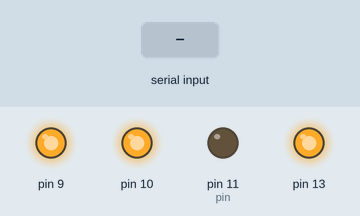
This sketch was run on a simulated Arduino Uno, built with avr-gcc and run on an emulated ATmega328P. Shown: output pins drawn as LEDs (lit = HIGH). The inputs (shaded band) are chosen by the test bench. What the sketch prints to the serial monitor is not drawn.

Above: at 1.2 s.
1.3 s: "1" received over Serial
At 1.94 s:
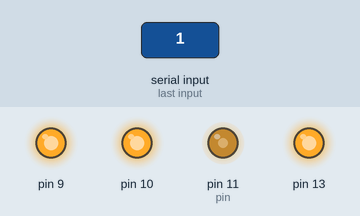
Timing chart, 0 to 10.3 s (numbered marks = the images above; inputs shaded):
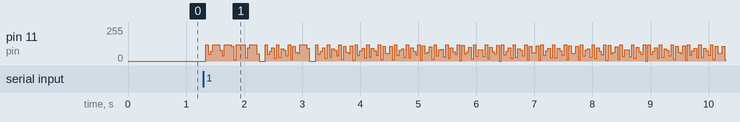

The sketch:

LeoMorse.ino
```cpp
// (licence header left out)
#if ARDUINO >= 100
	#include "Arduino.h"
#else
	#include "WProgram.h"
#endif

	byte morseTable[] = {
	// Essentially, this works by storing the table of Morse code characters as binary numbers.
	// Those entries equal to 1 have no Morse code.
	107, // ASCII 33 !
	82,  // ASCII 34 "
	1,   // ASCII 35 #
	137, // ASCII 36 $
	1,   // ASCII 37 %
	40,  // ASCII 38 &
	94,  // ASCII 39 '
	109, // ASCII 40 (
	109, // ASCII 41 )
	1,   // ASCII 42 *
	42,  // ASCII 43 +
	115, // ASCII 44 ,
	97,  // ASCII 45 -
	85,  // ASCII 46 .
	50,  // ASCII 47 /
	63,  // ASCII 48 0
	62,  // ASCII 49 1
	60,  // ASCII 50 2
	56,  // ASCII 51 3
	48,  // ASCII 52 4
	32,  // ASCII 53 5
	33,  // ASCII 54 6
	35,  // ASCII 55 7
	39,  // ASCII 56 8
	47,  // ASCII 57 9
	120, // ASCII 58 :
	53,  // ASCII 59 ;
	1,   // ASCII 60 <
	49,  // ASCII 61 =
	1,   // ASCII 62 >
	76,  // ASCII 63 ?
	69,  // ASCII 64 @
	6,   // ASCII 65 A
	17,  // ASCII 66 B
	21,  // ASCII 67 C
	9,   // ASCII 68 D
	2,   // ASCII 69 E
	20,  // ASCII 70 F
	11,  // ASCII 71 G
	16,  // ASCII 72 H
	4,   // ASCII 73 I
	30,  // ASCII 74 J
	13,  // ASCII 75 K
	18,  // ASCII 76 L
	7,   // ASCII 77 M
	5,   // ASCII 78 N
	15,  // ASCII 79 O
	22,  // ASCII 80 P
	27,  // ASCII 81 Q
	10,  // ASCII 82 R
	8,   // ASCII 83 S
	3,   // ASCII 84 T
	12,  // ASCII 85 U
	24,  // ASCII 86 V
	14,  // ASCII 87 W
	25,  // ASCII 88 X
	29,  // ASCII 89 Y
	19,  // ASCII 90 Z
	1,   // ASCII 91 [
	1,   // ASCII 92 \
	1,   // ASCII 93 ]
	1,   // ASCII 94 ^
	77,  // ASCII 95 _
	94,  // ASCII 96 `
	6,   // ASCII 97 a
	17,  // ASCII 98 b
	21,  // ASCII 99 c
	9,   // ASCII 100 d
	2,   // ASCII 101 e
	20,  // ASCII 102 f
	11,  // ASCII 103 g
	16,  // ASCII 104 h
	4,   // ASCII 105 i
	30,  // ASCII 106 j
	13,  // ASCII 107 k
	18,  // ASCII 108 l
	7,   // ASCII 109 m
	5,   // ASCII 110 n
	15,  // ASCII 111 o
	22,  // ASCII 112 p
	27,  // ASCII 113 q
	10,  // ASCII 114 r
	8,   // ASCII 115 s
	3,   // ASCII 116 t
	12,  // ASCII 117 u
	24,  // ASCII 118 v
	14,  // ASCII 119 w
	25,  // ASCII 120 x
	29,  // ASCII 121 y
	19   // ASCII 122 z
};

	int frequency = 4000; // 4 kHz is about right for the resonance frequency for the LeoStick piezo buzzer.
	byte pin = 11;  // Hardware speaker pin, 11 on LeoStick
	byte speed = 30;  // Speed - can go faster or slower if you're less experienced or more experienced with Morse.

	int dotlength = (1200 / speed);
	int dashlength =  (3 * dotlength);

void setup()
{
	Serial.begin(38400);
	Serial.println("Enter some text; terminate with a carriage return to send the string.");
	pinMode(pin, OUTPUT);
        pinMode(13, OUTPUT);
        pinMode(9, OUTPUT);
        pinMode(10, OUTPUT);
        digitalWrite(9, HIGH);
        digitalWrite(13, HIGH);
        digitalWrite(10, HIGH);
}

void loop()
{
	char incomingByte = 0;

	if (Serial.available())
	{
		incomingByte = Serial.read();
		if (incomingByte >= 97)  // Convert all input characters to upper case.
		incomingByte -= 32;
		sendMsg(&incomingByte);
	}
}

void sendMsg(char *str)
{
	while (*str)
		send(*str++);
}

void send(char c)
{
	byte i;
	byte p;

	if (c == ' ')
	{
		delay( 7 * dotlength);
		return;
	}

	else
	{
		i = ((byte) c) - 33;
		p = morseTable[i];
	}

	while (p != 1)
	{
		if (!(p & 1))
			dit();
		else
			dah();
		p /= 2;
	}
	delay(2 * dotlength);
}

void dit()
{
	int i = 0;
	for(i = 0; i < ((frequency / 1000) * dotlength); i++)
	{
		digitalWrite(pin, HIGH);
		delayMicroseconds(500000 / frequency);
		digitalWrite(pin, LOW);
		delayMicroseconds(500000 / frequency);
	}

	digitalWrite(pin, LOW);
	for(i = 0; i < dotlength; i++)
		delay(1);
}

void dah()
{
	int i = 0;
	for(i = 0; i < ((frequency / 1000) * dashlength); i++)
	{
		digitalWrite(pin, HIGH);
		delayMicroseconds(500000 / frequency);
		digitalWrite(pin, LOW);
		delayMicroseconds(500000 / frequency);
	}

	digitalWrite(pin, LOW);
	for(i = 0; i < dotlength; i++)
	delay(1);
}
```
